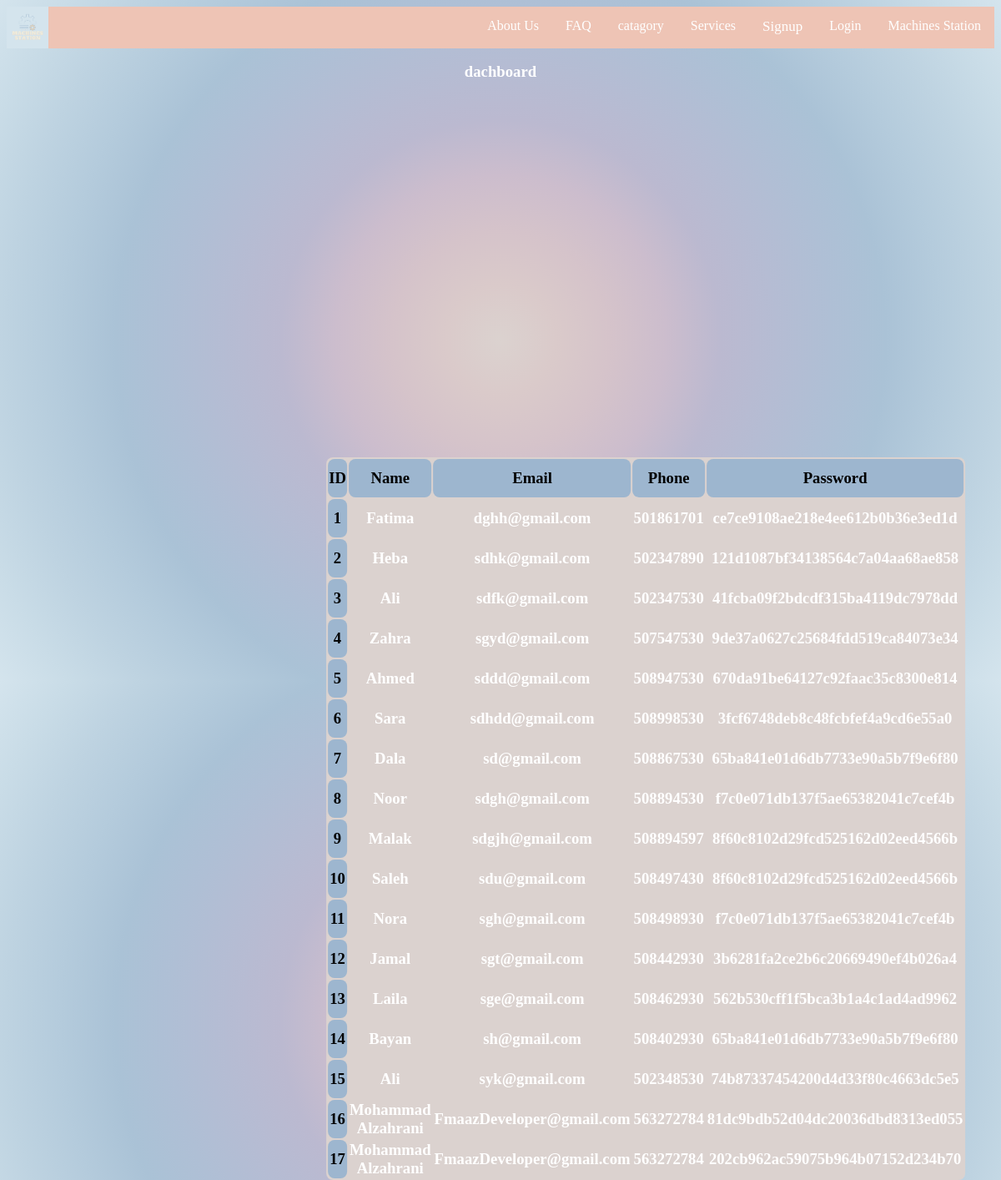
/admin_homepage.php, run on an earlier commit of the app's database.
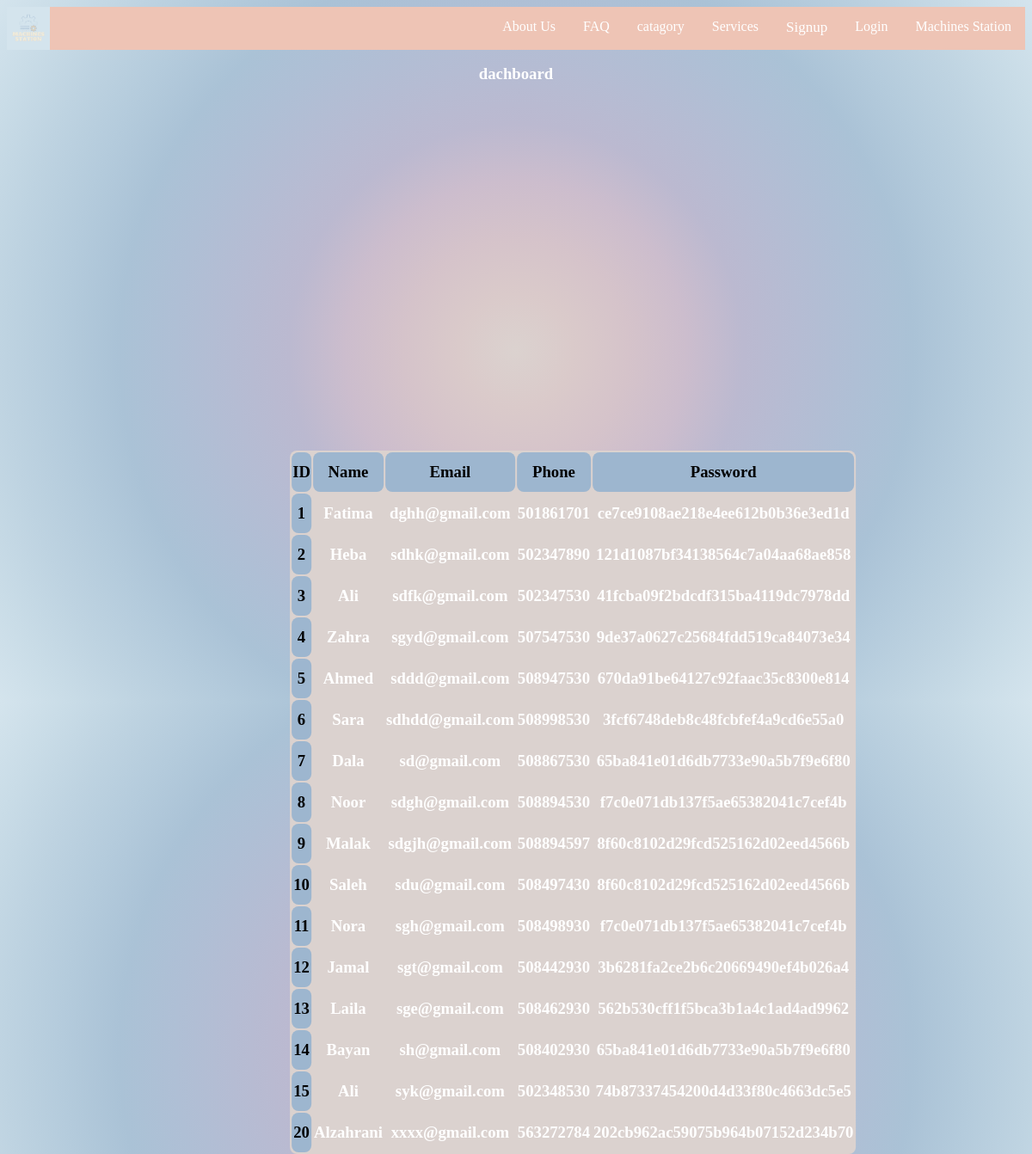
And on a later commit of the database.
### tables this page shows
CREATE TABLE IF NOT EXISTS `user_form` (
  `id` int NOT NULL AUTO_INCREMENT,
  `name` varchar(255) NOT NULL,
  `email` varchar(255) NOT NULL,
  `phone` int NOT NULL,
  `password` varchar(255) NOT NULL,
  PRIMARY KEY (`id`)
);

### admin_homepage.php (the view, shortened to what this page needs)
<?php
@include 'connect.php';
?>
<!DOCTYPE html>
<html lang="en">
<head>
  <link rel="stylesheet" href="css/admin_homepage.css">
  <link rel="stylesheet" href="css/style2.css">
</head>
<body>
<nav class="nav">
        <div class="nav-header">
    <div class="nav-links">
       <ul>
        <a><img src="img/Machinestation.png" class="logo" href="index2.html"></a>
        <li><a href="index2.html" class="split">Machines Station</a></li>
        <li><a href="login.html">Login</a></li>
        <li><div class="dropdown">
            <button class="dropbtn">Signup
            </button>
          </li>
        <li><a href="service type.html">Services</a></li>
        <li><a href="catagory.html">catagory</a></li>
        <li><a href="FAQ.html">FAQ</a></li>
        <li><a href="About us.html">About Us</a></li>
    </ul>
    </div>
<div class="container">
<form action="" method="post">
  <h3> dachboard <h3>
<table class="table">
  <thead>
    <tr>
      <th scope="col">ID</th>
      <th scope="col">Name</th>
      <th scope="col">Email</th>
      <th scope="col">Phone</th>
      <th scope="col">Password</th>
    </tr>
  </thead>
  <tbody>
    <?php
$select = " SELECT * FROM user_form ";
$result = mysqli_query($conn, $select);
 if($result){
    while($row=mysqli_fetch_assoc($result)){
       $id=$row['id'];
       $name=$row['name'];
       $email=$row['email'];
       $phone=$row['phone'];
       $password=$row['password'];
       echo '<tr>
       <th scope="row">'.$id.'</th>
       <td>'.$name.'</td>
       <td>'.$email.'</td>
       <td>'.$phone.'</td>
       <td>'.$password.'</td>
     </tr>';
  }
 }
    ?>
  </tbody>
</table>
</form>
</div>
</body>
</html>

### css/admin_homepage.css (style rules this page uses)
.container h3 { text-align: center; }
.table { background-color: #DBD2CF; width: 50%; border-radius: 8px; align-items: center; box-sizing: border-box; top: 30%; left: 50%; transform: translate(50%,50%); }
.table th { background-color: #9DB6CF; border-radius: 8px; text-align: center; color: black; padding-top: 12px; padding-bottom: 12px; }
table td { text-align: center; }

### css/style2.css (style rules this page uses)
body { height: 100vh; position: relative; background-image: radial-gradient(circle, #dbd2cf, #dacaca, #d5c3ca, #ccbdcd, #bbb9d0, #b5bcd3, #afbfd5, #aac2d6, #b4cbdc, #bed3e1, #c9dce7, #d4e4ed); color: white; }
.nav { height: 50px; width: 100%; background-color: #eec4b5; position: relative; }
.logo { position: absolute; width: 50px; height: 50px; margin-right:auto ; }
ul { list-style-type: none; margin: 0; padding: 0; overflow: hidden; background-color: #eec4b5; }
li { float: right; }
li a { display: block; color: white; text-align: center; padding: 14px 16px; text-decoration: none; }
.dropdown { float: left; overflow: hidden; }
.dropdown .dropbtn { font-size: 17px; border: none; outline: none; color: white; padding: 14px 16px; background-color: inherit; font-family: inherit; margin: 0; }

What changed in the data, as far as the page shows it:
removed user_form: id "16", name "Mohammad Alzahrani", email "FmaazDeveloper@gmail.com", phone "563272784", password "81dc9bdb52d04dc20036dbd8313ed055"
removed user_form: id "17", name "Mohammad Alzahrani", email "FmaazDeveloper@gmail.com", phone "563272784", password "202cb962ac59075b964b07152d234b70"
added user_form: id "20", name "Alzahrani", email "xxxx@gmail.com", phone "563272784", password "202cb962ac59075b964b07152d234b70"
